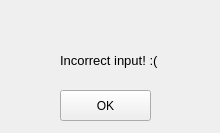
<?xml version="1.0" encoding="UTF-8"?>
<ui version="4.0">
 <class>Form</class>
 <widget class="QWidget" name="Form">
  <property name="geometry">
   <rect>
    <x>0</x>
    <y>0</y>
    <width>220</width>
    <height>133</height>
   </rect>
  </property>
  <property name="windowTitle">
   <string>Form</string>
  </property>
  <widget class="QLabel" name="label">
   <property name="geometry">
    <rect>
     <x>60</x>
     <y>-10</y>
     <width>161</width>
     <height>141</height>
    </rect>
   </property>
   <property name="font">
    <font>
     <pointsize>10</pointsize>
    </font>
   </property>
   <property name="text">
    <string>Incorrect input! :(</string>
   </property>
  </widget>
  <widget class="QPushButton" name="pushButton">
   <property name="geometry">
    <rect>
     <x>60</x>
     <y>90</y>
     <width>91</width>
     <height>31</height>
    </rect>
   </property>
   <property name="font">
    <font>
     <pointsize>9</pointsize>
    </font>
   </property>
   <property name="text">
    <string>OK</string>
   </property>
  </widget>
 </widget>
 <resources/>
 <connections>
  <connection>
   <sender>pushButton</sender>
   <signal>clicked()</signal>
   <receiver>Form</receiver>
   <slot>close()</slot>
   <hints>
    <hint type="sourcelabel">
     <x>149</x>
     <y>113</y>
    </hint>
    <hint type="destinationlabel">
     <x>31</x>
     <y>87</y>
    </hint>
   </hints>
  </connection>
 </connections>
</ui>
